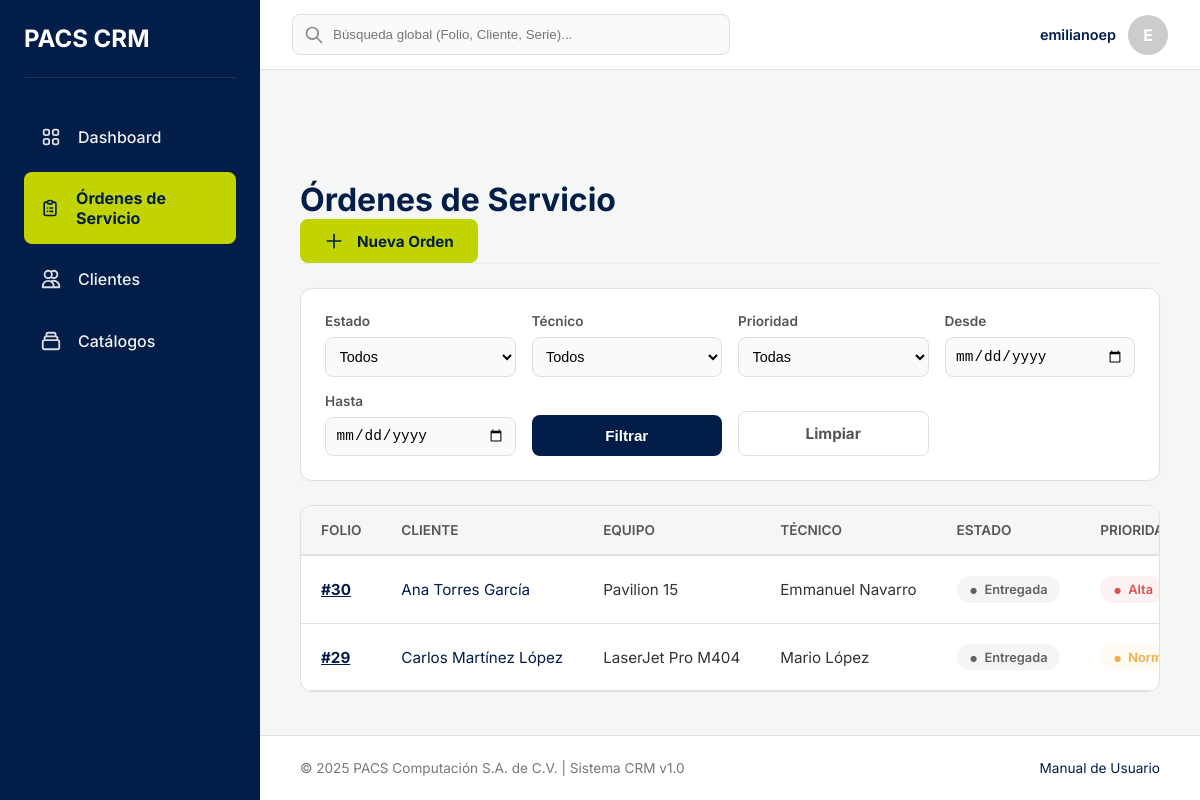
The app's page /ordenes/ (signed in) with its own data.
### gestion_ordenes/models.py (models this page shows, shortened)
class OrdenServicio(models.Model):
    ESTADO_NUEVA = 'Nueva'
    ESTADO_DIAGNOSTICO = 'En diagnóstico'
    ESTADO_ESPERANDO_AUTORIZACION = 'Esperando autorización'
    ESTADO_ESPERANDO_REFACCION = 'Esperando refacción'
    ESTADO_EN_REPARACION = 'En reparación'
    ESTADO_FINALIZADA_TECNICO = 'Finalizada por Técnico'
    ESTADO_ENTREGADA = 'Entregada'
    ESTADO_CANCELADA = 'Cancelada'
    ESTADO_OPCIONES = [
        (ESTADO_NUEVA, 'Nueva'),
        (ESTADO_DIAGNOSTICO, 'En diagnóstico'),
        (ESTADO_ESPERANDO_AUTORIZACION, 'Esperando autorización'),
        (ESTADO_ESPERANDO_REFACCION, 'Esperando refacción'),
        (ESTADO_EN_REPARACION, 'En reparación'),
        (ESTADO_FINALIZADA_TECNICO, 'Finalizada por Técnico'),
        (ESTADO_ENTREGADA, 'Entregada'),
        (ESTADO_CANCELADA, 'Cancelada'),
    ]
    PRIORIDAD_BAJA = 'Baja'
    PRIORIDAD_NORMAL = 'Normal'
    PRIORIDAD_ALTA = 'Alta'
    PRIORIDAD_OPCIONES = [
        (PRIORIDAD_BAJA, 'Baja'),
        (PRIORIDAD_NORMAL, 'Normal'),
        (PRIORIDAD_ALTA, 'Alta'),
    ]
    cliente = models.ForeignKey(Cliente, on_delete=models.PROTECT, related_name="ordenes")
    equipo = models.ForeignKey(Equipo, on_delete=models.PROTECT, related_name="ordenes")
    asistente_receptor = models.ForeignKey(
        settings.AUTH_USER_MODEL,
        on_delete=models.SET_NULL,
        null=True,
        related_name="ordenes_recibidas",
        verbose_name="Asistente que recibió"
    )
    tecnico_asignado = models.ForeignKey(
        settings.AUTH_USER_MODEL,
        on_delete=models.SET_NULL,
        null=True,
        blank=True, # Puede no asignarse de inmediato
        related_name="ordenes_asignadas",
        verbose_name="Técnico asignado"
    )
    servicios = models.ManyToManyField(
        TipoServicio,
        blank=True, # Puede que no se aplique un servicio del catálogo
        related_name="ordenes",
        verbose_name="Servicios aplicados"
    )
    descripcion_falla = models.TextField(verbose_name="Descripción de la falla")
    contrasena_equipo = models.CharField(max_length=255, blank=True, null=True, verbose_name="Contraseña del equipo (Encriptada)") # Recordar encriptar/desencriptar en las vistas <-------------------
    estado = models.CharField(max_length=50, choices=ESTADO_OPCIONES, default=ESTADO_NUEVA)
    prioridad = models.CharField(max_length=20, choices=PRIORIDAD_OPCIONES, default=PRIORIDAD_NORMAL)
    fecha_creacion = models.DateTimeField(auto_now_add=True, verbose_name="Fecha de creación")
    fecha_cierre = models.DateTimeField(blank=True, null=True, verbose_name="Fecha de cierre")
    class Meta:
        verbose_name = "Orden de Servicio"
        verbose_name_plural = "Órdenes de Servicio"
        ordering = ['-fecha_creacion'] # Mostrar las más recientes primero por defecto

### gestion_clientes/models.py (models this page shows, shortened)
class Cliente(models.Model):
    nombre_completo = models.CharField(max_length=255, verbose_name="Nombre completo")
    telefono = models.CharField(max_length=20, unique=True)
    email = models.EmailField(max_length=254, unique=True, blank=True, null=True)
    rfc = models.CharField(max_length=13, blank=True, null=True, verbose_name="RFC")
    calle = models.CharField(max_length=255, blank=True, null=True)
    numero_exterior = models.CharField(max_length=20, blank=True, null=True, verbose_name="Número Exterior") # Ajustado max_length
    numero_interior = models.CharField(max_length=20, blank=True, null=True, verbose_name="Número Interior") # Ajustado max_length
    colonia = models.CharField(max_length=100, blank=True, null=True)
    codigo_postal = models.CharField(max_length=10, blank=True, null=True, verbose_name="Código Postal") # Ajustado max_length
    ciudad = models.CharField(max_length=100, blank=True, null=True)
    estado = models.CharField(max_length=100, blank=True, null=True)
    fecha_registro = models.DateTimeField(auto_now_add=True, verbose_name="Fecha de registro")
    class Meta:
        verbose_name = "Cliente"
        verbose_name_plural = "Clientes"
        ordering = ['nombre_completo']

class Equipo(models.Model):
    TIPO_EQUIPO_LAPTOP = 'Laptop'
    TIPO_EQUIPO_ESCRITORIO = 'Computadora de escritorio'
    TIPO_EQUIPO_IMPRESORA = 'Impresora'
    TIPO_EQUIPO_PROYECTOR = 'Proyector'
    TIPO_EQUIPO_COMPONENTE = 'Componente de computadora'
    TIPO_EQUIPO_OPCIONES = [
        (TIPO_EQUIPO_LAPTOP, 'Laptop'),
        (TIPO_EQUIPO_ESCRITORIO, 'Computadora de escritorio'),
        (TIPO_EQUIPO_IMPRESORA, 'Impresora'),
        (TIPO_EQUIPO_PROYECTOR, 'Proyector'),
        (TIPO_EQUIPO_COMPONENTE, 'Componente de computadora'),
    ]
    cliente = models.ForeignKey(Cliente, on_delete=models.CASCADE, related_name="equipos")
    tipo_equipo = models.CharField(max_length=100, verbose_name="Tipo de equipo", choices=TIPO_EQUIPO_OPCIONES, help_text="Ej. Laptop, Impresora, Proyector")
    marca = models.CharField(max_length=100)
    modelo = models.CharField(max_length=100)
    numero_serie = models.CharField(max_length=100, blank=True, null=True, verbose_name="Número de serie")
    class Meta:
        verbose_name = "Equipo"
        verbose_name_plural = "Equipos"
        unique_together = [['cliente', 'numero_serie']]

### gestion_ordenes/views.py (the view)
# urls.py: path('', views.lista_ordenes, name='lista_ordenes'),
@login_required
def lista_ordenes(request):
    ordenes = OrdenServicio.objects.all().select_related('cliente', 'tecnico_asignado', 'equipo').order_by('-fecha_creacion')
    filtro_estado = request.GET.get('estado')
    filtro_tecnico = request.GET.get('tecnico')
    filtro_prioridad = request.GET.get('prioridad')
    fecha_inicio = request.GET.get('fecha_inicio')
    fecha_fin = request.GET.get('fecha_fin')
    if filtro_estado: ordenes = ordenes.filter(estado=filtro_estado)
    if filtro_tecnico: ordenes = ordenes.filter(tecnico_asignado__id=filtro_tecnico)
    if filtro_prioridad: ordenes = ordenes.filter(prioridad=filtro_prioridad)
    if fecha_inicio:
        d_inicio = parse_date(fecha_inicio)
        if d_inicio: ordenes = ordenes.filter(fecha_creacion__date__gte=d_inicio)
    if fecha_fin:
        d_fin = parse_date(fecha_fin)
        if d_fin: ordenes = ordenes.filter(fecha_creacion__date__lte=d_fin)
    paginator = Paginator(ordenes, 10)
    page_obj = paginator.get_page(request.GET.get('page'))
    tecnicos_list = User.objects.filter(groups__name='Técnico')
    context = {
        'page_obj': page_obj, 'tecnicos_list': tecnicos_list,
        'estados_opciones': OrdenServicio.ESTADO_OPCIONES, 'prioridades_opciones': OrdenServicio.PRIORIDAD_OPCIONES,
        'current_filters': {
            'estado': filtro_estado, 'tecnico': filtro_tecnico,
            'prioridad': filtro_prioridad, 'fecha_inicio': fecha_inicio, 'fecha_fin': fecha_fin
        }
    }
    return render(request, 'gestion_ordenes/lista_ordenes.html', context)

### gestion_ordenes/templates/gestion_ordenes/lista_ordenes.html (shortened to what this page needs)
{% extends 'base.html' %}
{% block content %}
    <div class="page-header">
        <h1 class="page-title">Órdenes de Servicio</h1>
        <a href="{% url 'crear_orden' %}" class="btn btn-action">
            <svg style="width:20px;height:20px;margin-right:5px;vertical-align:bottom;" fill="none" stroke="currentColor" viewBox="0 0 24 24"><path stroke-linecap="round" stroke-linejoin="round" stroke-width="2" d="M12 4v16m8-8H4"></path></svg>
            Nueva Orden
        </a>
    </div>
    <div class="filters-section">
        <div class="filters-card">
            <form method="GET" class="filters-form">
                <div class="filter-group">
                    <label for="estado">Estado</label>
                    <select name="estado" id="estado" class="filter-control">
                        <option value="">Todos</option>
                    </select>
                </div>
                <div class="filter-group">
                    <label for="tecnico">Técnico</label>
                    <select name="tecnico" id="tecnico" class="filter-control">
                        <option value="">Todos</option>
                    </select>
                </div>
                <div class="filter-group">
                    <label for="prioridad">Prioridad</label>
                    <select name="prioridad" id="prioridad" class="filter-control">
                        <option value="">Todas</option>
                    </select>
                </div>
                <div class="filter-group">
                    <label for="fecha_inicio">Desde</label>
                    <input type="date" name="fecha_inicio" id="fecha_inicio" class="filter-control" value="{{ current_filters.fecha_inicio|default:'' }}">
                </div>
                <div class="filter-group">
                    <label for="fecha_fin">Hasta</label>
                    <input type="date" name="fecha_fin" id="fecha_fin" class="filter-control" value="{{ current_filters.fecha_fin|default:'' }}">
                </div>
                <div class="filter-group">
                    <button type="submit" class="btn btn-primary" style="width: 100%;">Filtrar</button>
                </div>
                <div class="filter-group" style="flex-grow: 0;">
                    <a href="{% url 'lista_ordenes' %}" class="btn" style="background: white; border: 1px solid var(--color-borde); color: #555;">Limpiar</a>
                </div>
            </form>
        </div>
    </div>
    <div class="table-card">
        <div class="table-responsive">
            <table class="data-table">
                <thead>
                    <tr>
                        <th>Folio</th>
                        <th>Cliente</th>
                        <th>Equipo</th>
                        <th>Técnico</th>
                        <th>Estado</th>
                        <th>Prioridad</th>
                    </tr>
                </thead>
                <tbody>
                    {% for orden in page_obj %}
                    <tr>
                        <td>
                            <a href="{% url 'detalle_orden' orden.id %}" style="color:var(--color-enlace); font-weight:bold;">#{{ orden.id }}</a>
                        </td>
                        <td>
                            <a href="{% url 'detalle_cliente' orden.cliente.id %}" style="color:var(--color-enlace); text-decoration:none;">{{ orden.cliente.nombre_completo }}</a>
                        </td>
                        <td>{{ orden.equipo.modelo }}</td>
                        <td>{{ orden.tecnico_asignado.get_full_name|default:"-- Sin Asignar --" }}</td>
                        <td>
                            {% if orden.estado == 'Nueva' %} <span class="tag estado-nueva">{{ orden.estado }}</span>
                            {% elif orden.estado == 'En Diagnóstico' %} <span class="tag estado-diagnostico">{{ orden.estado }}</span>
                            {% elif 'Esperando' in orden.estado %} <span class="tag estado-esperando">{{ orden.estado }}</span>
                            {% elif 'Reparación' in orden.estado %} <span class="tag estado-reparacion">{{ orden.estado }}</span>
                            {% elif 'Finalizada' in orden.estado %} <span class="tag estado-finalizada">Finalizada</span>
                            {% elif 'Entregada' in orden.estado %} <span class="tag estado-entregada">{{ orden.estado }}</span>
                            {% else %} <span class="tag estado-cancelada">{{ orden.estado }}</span>
                            {% endif %}
                        </td>
                        <td>
                            {% if orden.prioridad == 'Alta' %} <span class="tag prioridad-alta">Alta</span>
                            {% elif orden.prioridad == 'Baja' %} <span class="tag prioridad-baja">Baja</span>
                            {% else %} <span class="tag prioridad-normal">Normal</span>
                            {% endif %}
                        </td>
                    </tr>
                    {% empty %}
                    <tr>
                        <td colspan="8" style="text-align: center; padding: 3rem; color: #777;">
                            No se encontraron órdenes con los filtros seleccionados.
                        </td>
                    </tr>
                    {% endfor %}
                </tbody>
            </table>
        </div>
    </div>
{% endblock %}

### templates/base.html (shortened to what this page needs)
{% load static %}
<!DOCTYPE html>
<html lang="es">
<head>
</head>
<body>
    <aside class="sidebar" id="sidebar">
        <div class="sidebar-header">
            <h2 style="color: white;">PACS CRM</h2>
        </div>
        <nav class="sidebar-nav">
            <ul>
                <li>
                    <a href="{% url 'dashboard_home' %}" class="{% if 'dashboards' in request.path %}active{% endif %}">
                        <span>Dashboard</span>
                    </a>
                </li>
                <li>
                    <a href="{% url 'lista_ordenes' %}" class="{% if 'ordenes' in request.path %}active{% endif %}">
                        <span>Órdenes de Servicio</span>
                    </a>
                </li>
                <li>
                    <a href="{% url 'lista_clientes' %}" class="{% if 'clientes' in request.path %}active{% endif %}">
                        <svg class="nav-icon" fill="none" stroke="currentColor" viewBox="0 0 24 24"><path stroke-linecap="round" stroke-linejoin="round" stroke-width="2" d="M12 4.354a4 4 0 110 5.292M15 21H3v-1a6 6 0 0112 0v1zm0 0h6v-1a6 6 0 00-9-5.197M13 7a4 4 0 11-8 0 4 4 0 018 0z"></path></svg>
                        <span>Clientes</span>
                    </a>
                </li>
                <li>
                    <a href="{% url 'lista_catalogos' %}" class="{% if 'catalogos' in request.path %}active{% endif %}">
                        <span>Catálogos</span>
                    </a>
                </li>
            </ul>
        </nav>
    </aside>
    <header class="navbar">
        <div class="navbar-search">
            <svg class="search-icon" fill="none" stroke="currentColor" viewBox="0 0 24 24"><path stroke-linecap="round" stroke-linejoin="round" stroke-width="2" d="M21 21l-6-6m2-5a7 7 0 11-14 0 7 7 0 0114 0z"></path></svg>
            <input type="text" placeholder="Búsqueda global (Folio, Cliente, Serie)...">
        </div>
        <div class="navbar-user-area">
            <div class="user-profile">
                <span class="user-name">{{ user.get_full_name|default:user.username }}</span>
                <div style="width:40px;height:40px;background:#ccc;border-radius:50%;display:flex;align-items:center;justify-content:center;color:white;font-weight:bold;">
                    {{ user.username|slice:":1"|upper }}
                </div>
            </div>
        </div>
    </header>
    <main class="main-content">
        {% block content %}{% endblock %}
    </main>
    <footer class="footer">
        <div>© 2025 PACS Computación S.A. de C.V. | Sistema CRM v1.0</div>
        <div><a href="#" style="color:var(--color-primario);text-decoration:none;">Manual de Usuario</a></div>
    </footer>
</body>
</html>

### records on screen
OrdenServicio: id "30", cliente.nombre_completo "Ana Torres García", equipo.modelo "Pavilion 15", tecnico_asignado.get_full_name "Emmanuel Navarro", estado "Entregada", prioridad "Alta"
OrdenServicio: id "29", cliente.nombre_completo "Carlos Martínez López", equipo.modelo "LaserJet Pro M404", tecnico_asignado.get_full_name "Mario López", estado "Entregada", prioridad "Normal"

### other values on screen
{{ user.get_full_name|default:user.username }} "emilianoep"
{{ user.username|slice:":1"|upper }} "E"
